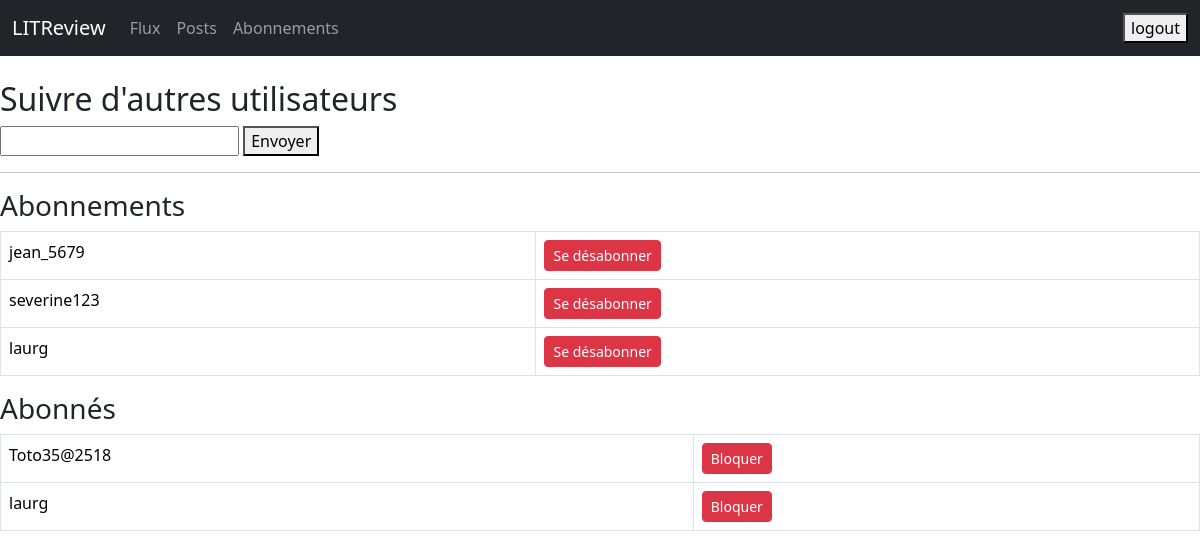
The page /reviews/abonnements/ (signed in) on the database as committed earlier.
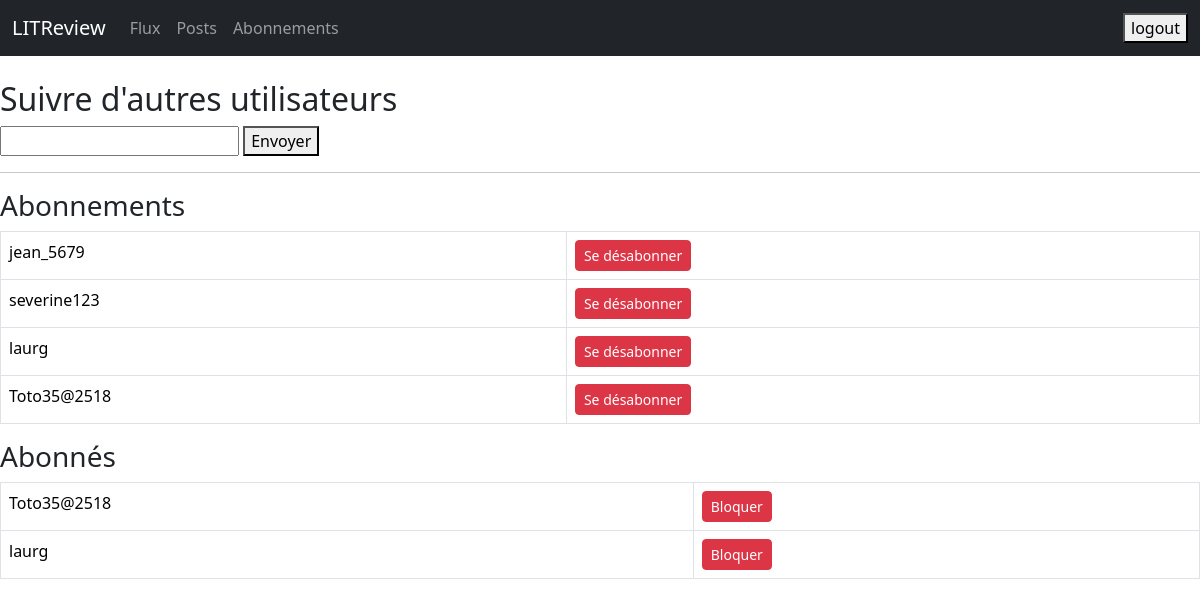
The same page on the database as committed later.
### reviews/models.py (models this page shows)
class UserFollows(models.Model):
    user = models.ForeignKey(
        to=settings.AUTH_USER_MODEL,
        related_name='following',
        on_delete=models.CASCADE
    )
    followed_user = models.ForeignKey(
        to=settings.AUTH_USER_MODEL,
        related_name='followers',
        on_delete=models.CASCADE
    )
    is_blocked = models.BooleanField(default=False)
    class Meta:
        unique_together = ('user', 'followed_user')

### reviews/views.py (the view, shortened to what this page needs)
# urls.py: path('abonnements/', views.subscriptions, name='abonnements'),
@login_required
def subscriptions(request):
    abonnements = request.user.following.select_related('followed_user')
    abonnes = request.user.followers.select_related('user')
    return render(request, 'reviews/subscriptions.html', {
        'abonnements': abonnements,
        'abonnes': abonnes,
    })

### templates/reviews/subscriptions.html (shortened to what this page needs)
<!DOCTYPE html>
<html lang="fr">
<head>
    <link href="https://cdn.jsdelivr.net/npm/bootstrap@5.3.3/dist/css/bootstrap.min.css" rel="stylesheet">
</head>
<body>
<nav class="navbar navbar-expand-lg navbar-dark bg-dark mb-4">
    <div class="container-fluid">
        <a class="navbar-brand" href="{% url 'login' %}">LITReview</a>
        <div class="collapse navbar-collapse">
            <ul class="navbar-nav me-auto">
                <li class="nav-item"><a class="nav-link" href="{% url 'flux' %}">Flux</a></li>
                <li class="nav-item"><a class="nav-link" href="{% url 'posts' %}">Posts</a></li>
                <li class="nav-item"><a class="nav-link" href="{% url 'abonnements' %}">Abonnements</a></li>
            </ul>
            <form method="post" action="{% url 'logout' %}">
                <button type="submit">logout</button>
            </form>
        </div>
    </div>
</nav>
<div class="form-container">
<h2>Suivre d'autres utilisateurs</h2>
    <form method="post">
        <input type="text" name="username" id="username" required>
        <button type="submit">Envoyer</button>
    </form>
    <hr>
    <h3>Abonnements</h3>
    <table class="table table-bordered">
        {% for follow in abonnements %}
        <tr>
            <td>{{ follow.followed_user.username }}</td>
            <td>
                <form method="post" style="display:inline;">
                    <button type="submit" class="btn btn-sm btn-danger">Se désabonner</button>
                </form>
            </td>
        </tr>
        {% empty %}
        <tr><td colspan="2">Aucun abonnement.</td></tr>
        {% endfor %}
    </table>
  <h3>Abonnés</h3>
<table class="table table-bordered">
    {% for follow in abonnes %}
        <tr>
            <td>{{ follow.user.username }}</td>
            <td>
                <form method="post" style="display:inline;">
                    {% if follow.is_blocked %}
                        <button type="submit" class="btn btn-sm btn-success">Débloquer</button>
                    {% else %}
                        <button type="submit" class="btn btn-sm btn-danger">Bloquer</button>
                    {% endif %}
                </form>
            </td>
        </tr>
    {% empty %}
        <tr><td colspan="2">Aucun abonné.</td></tr>
    {% endfor %}
</table>
</div>
</body>
</html>

Rows that differ between the two databases and show on the page:
added UserFollows: followed_user.username "Toto35@2518", shown under "Abonnements"
